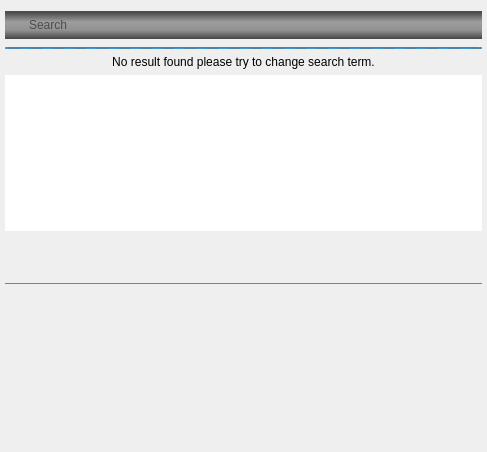
<?xml version="1.0" encoding="UTF-8"?>
<ui version="4.0">
 <class>Lyrics</class>
 <widget class="QWidget" name="Lyrics">
  <property name="geometry">
   <rect>
    <x>0</x>
    <y>0</y>
    <width>487</width>
    <height>452</height>
   </rect>
  </property>
  <property name="windowTitle">
   <string/>
  </property>
  <layout class="QVBoxLayout" name="verticalLayout">
   <property name="leftMargin">
    <number>2</number>
   </property>
   <property name="topMargin">
    <number>2</number>
   </property>
   <property name="rightMargin">
    <number>2</number>
   </property>
   <property name="bottomMargin">
    <number>2</number>
   </property>
   <item>
    <widget class="QWidget" name="resultWidget" native="true">
     <layout class="QVBoxLayout" name="verticalLayout_3">
      <property name="leftMargin">
       <number>3</number>
      </property>
      <property name="topMargin">
       <number>0</number>
      </property>
      <property name="rightMargin">
       <number>3</number>
      </property>
      <property name="bottomMargin">
       <number>3</number>
      </property>
      <item>
       <widget class="QWidget" name="searchWidget" native="true">
        <property name="sizePolicy">
         <sizepolicy hsizetype="Preferred" vsizetype="Maximum">
          <horstretch>0</horstretch>
          <verstretch>0</verstretch>
         </sizepolicy>
        </property>
        <property name="styleSheet">
         <string notr="true"/>
        </property>
        <layout class="QHBoxLayout" name="horizontalLayout_5">
         <property name="spacing">
          <number>0</number>
         </property>
         <property name="sizeConstraint">
          <enum>QLayout::SetDefaultConstraint</enum>
         </property>
         <property name="leftMargin">
          <number>0</number>
         </property>
         <property name="rightMargin">
          <number>0</number>
         </property>
         <property name="bottomMargin">
          <number>2</number>
         </property>
         <item>
          <widget class="QLabel" name="label_5">
           <property name="sizePolicy">
            <sizepolicy hsizetype="Maximum" vsizetype="Preferred">
             <horstretch>0</horstretch>
             <verstretch>0</verstretch>
            </sizepolicy>
           </property>
           <property name="minimumSize">
            <size>
             <width>22</width>
             <height>28</height>
            </size>
           </property>
           <property name="autoFillBackground">
            <bool>false</bool>
           </property>
           <property name="styleSheet">
            <string notr="true">background-color: qlineargradient(spread:pad, x1:0, y1:0, x2:0, y2:1, stop:0.0555556 rgba(0, 0, 0, 174), stop:0.38764 rgba(0, 1, 1, 88), stop:0.679775 rgba(0, 0, 0, 99), stop:1 rgba(0, 0, 0, 181));
border:none;
border-radius:0px;</string>
           </property>
           <property name="text">
            <string/>
           </property>
           <property name="scaledContents">
            <bool>false</bool>
           </property>
           <property name="alignment">
            <set>Qt::AlignCenter</set>
           </property>
           <property name="wordWrap">
            <bool>false</bool>
           </property>
           <property name="textInteractionFlags">
            <set>Qt::NoTextInteraction</set>
           </property>
          </widget>
         </item>
         <item>
          <widget class="QLineEdit" name="query">
           <property name="sizePolicy">
            <sizepolicy hsizetype="Preferred" vsizetype="Fixed">
             <horstretch>0</horstretch>
             <verstretch>0</verstretch>
            </sizepolicy>
           </property>
           <property name="minimumSize">
            <size>
             <width>200</width>
             <height>28</height>
            </size>
           </property>
           <property name="styleSheet">
            <string notr="true">background-color: qlineargradient(spread:pad, x1:0, y1:0, x2:0, y2:1, stop:0.0555556 rgba(0, 0, 0, 174), stop:0.38764 rgba(0, 1, 1, 88), stop:0.679775 rgba(0, 0, 0, 99), stop:1 rgba(0, 0, 0, 181));
border:none;

border-radius:0px;</string>
           </property>
           <property name="text">
            <string/>
           </property>
           <property name="placeholderText">
            <string>Search</string>
           </property>
          </widget>
         </item>
        </layout>
       </widget>
      </item>
      <item>
       <widget class="QProgressBar" name="progressBar">
        <property name="maximumSize">
         <size>
          <width>16777215</width>
          <height>2</height>
         </size>
        </property>
        <property name="maximum">
         <number>0</number>
        </property>
        <property name="value">
         <number>0</number>
        </property>
        <property name="format">
         <string/>
        </property>
       </widget>
      </item>
      <item>
       <widget class="QLabel" name="noResult">
        <property name="text">
         <string>No result found please try to change search term.</string>
        </property>
        <property name="alignment">
         <set>Qt::AlignCenter</set>
        </property>
       </widget>
      </item>
      <item>
       <widget class="QListWidget" name="result">
        <property name="sizePolicy">
         <sizepolicy hsizetype="Ignored" vsizetype="Expanding">
          <horstretch>0</horstretch>
          <verstretch>0</verstretch>
         </sizepolicy>
        </property>
        <property name="styleSheet">
         <string notr="true">border:none;</string>
        </property>
        <property name="verticalScrollMode">
         <enum>QAbstractItemView::ScrollPerPixel</enum>
        </property>
        <property name="spacing">
         <number>3</number>
        </property>
       </widget>
      </item>
      <item>
       <widget class="QLabel" name="resultCount">
        <property name="text">
         <string/>
        </property>
        <property name="alignment">
         <set>Qt::AlignCenter</set>
        </property>
       </widget>
      </item>
     </layout>
    </widget>
   </item>
   <item>
    <widget class="QWidget" name="lyricsWidget" native="true">
     <layout class="QVBoxLayout" name="verticalLayout_2">
      <property name="leftMargin">
       <number>3</number>
      </property>
      <property name="topMargin">
       <number>0</number>
      </property>
      <property name="rightMargin">
       <number>3</number>
      </property>
      <property name="bottomMargin">
       <number>3</number>
      </property>
      <item>
       <widget class="QWidget" name="toolbar" native="true">
        <property name="styleSheet">
         <string notr="true">QWidget#toolbar
       {color: silver;
         background-image:url(:/icons/texture.png), linear-gradient(hsla(0,0%,32%,.99), hsla(0,0%,27%,.95));
        selection-background-color:#3d8ec9;
        selection-color: black; background-clip: border;
        border-image: none; outline: 0;
		 border-bottom: 1px solid grey;
}</string>
        </property>
        <layout class="QHBoxLayout" name="horizontalLayout">
         <property name="topMargin">
          <number>1</number>
         </property>
         <item>
          <widget class="QPushButton" name="copy">
           <property name="sizePolicy">
            <sizepolicy hsizetype="Maximum" vsizetype="Fixed">
             <horstretch>0</horstretch>
             <verstretch>0</verstretch>
            </sizepolicy>
           </property>
           <property name="toolTip">
            <string>Copy Lyrics</string>
           </property>
           <property name="styleSheet">
            <string notr="true">border:none;
background:transparent;</string>
           </property>
           <property name="text">
            <string/>
           </property>
           <property name="icon">
            <iconset resource="icons.qrc">
             <normaloff>:/icons/micro/select_all.png</normaloff>:/icons/micro/select_all.png</iconset>
           </property>
          </widget>
         </item>
         <item>
          <widget class="QPushButton" name="edit">
           <property name="enabled">
            <bool>false</bool>
           </property>
           <property name="sizePolicy">
            <sizepolicy hsizetype="Maximum" vsizetype="Fixed">
             <horstretch>0</horstretch>
             <verstretch>0</verstretch>
            </sizepolicy>
           </property>
           <property name="toolTip">
            <string>Edit Lyrics (availabe soon)</string>
           </property>
           <property name="styleSheet">
            <string notr="true">border:none;
background:transparent;</string>
           </property>
           <property name="text">
            <string/>
           </property>
           <property name="icon">
            <iconset resource="icons.qrc">
             <normaloff>:/icons/micro/open_editor.png</normaloff>:/icons/micro/open_editor.png</iconset>
           </property>
          </widget>
         </item>
         <item>
          <layout class="QHBoxLayout" name="lyricsTitleLayout">
           <property name="topMargin">
            <number>0</number>
           </property>
           <property name="rightMargin">
            <number>0</number>
           </property>
          </layout>
         </item>
         <item>
          <widget class="QPushButton" name="zoomIn">
           <property name="sizePolicy">
            <sizepolicy hsizetype="Maximum" vsizetype="Fixed">
             <horstretch>0</horstretch>
             <verstretch>0</verstretch>
            </sizepolicy>
           </property>
           <property name="toolTip">
            <string>Zoom In</string>
           </property>
           <property name="styleSheet">
            <string notr="true">border:none;
background:transparent;</string>
           </property>
           <property name="text">
            <string/>
           </property>
           <property name="icon">
            <iconset resource="icons.qrc">
             <normaloff>:/icons/micro/zoom-in.png</normaloff>:/icons/micro/zoom-in.png</iconset>
           </property>
          </widget>
         </item>
         <item>
          <widget class="QPushButton" name="zoomOut">
           <property name="sizePolicy">
            <sizepolicy hsizetype="Maximum" vsizetype="Fixed">
             <horstretch>0</horstretch>
             <verstretch>0</verstretch>
            </sizepolicy>
           </property>
           <property name="toolTip">
            <string>Zoom Out</string>
           </property>
           <property name="styleSheet">
            <string notr="true">border:none;
background:transparent;</string>
           </property>
           <property name="text">
            <string/>
           </property>
           <property name="icon">
            <iconset resource="icons.qrc">
             <normaloff>:/icons/micro/zoom-out.png</normaloff>:/icons/micro/zoom-out.png</iconset>
           </property>
          </widget>
         </item>
         <item>
          <widget class="QPushButton" name="close">
           <property name="sizePolicy">
            <sizepolicy hsizetype="Maximum" vsizetype="Fixed">
             <horstretch>0</horstretch>
             <verstretch>0</verstretch>
            </sizepolicy>
           </property>
           <property name="toolTip">
            <string>Close lyrics view (Back)</string>
           </property>
           <property name="styleSheet">
            <string notr="true">border:none;
background:transparent;</string>
           </property>
           <property name="text">
            <string/>
           </property>
           <property name="icon">
            <iconset resource="icons.qrc">
             <normaloff>:/icons/micro/close.png</normaloff>:/icons/micro/close.png</iconset>
           </property>
          </widget>
         </item>
        </layout>
       </widget>
      </item>
      <item>
       <widget class="QTextBrowser" name="lyrics">
        <property name="styleSheet">
         <string notr="true">QTextBrowser{
	background-color: transparent;
	border:none;
}

QScrollBar:vertical {
	   background-color: transparent;
	   border:none;
       width: 10px;
       margin: 22px 0 22px 0;
   }
   QScrollBar::handle:vertical {
       background: grey;
       min-height: 20px;
   }</string>
        </property>
        <property name="textInteractionFlags">
         <set>Qt::TextSelectableByMouse</set>
        </property>
       </widget>
      </item>
     </layout>
    </widget>
   </item>
  </layout>
 </widget>
 <resources>
  <include location="icons.qrc"/>
 </resources>
 <connections/>
</ui>
